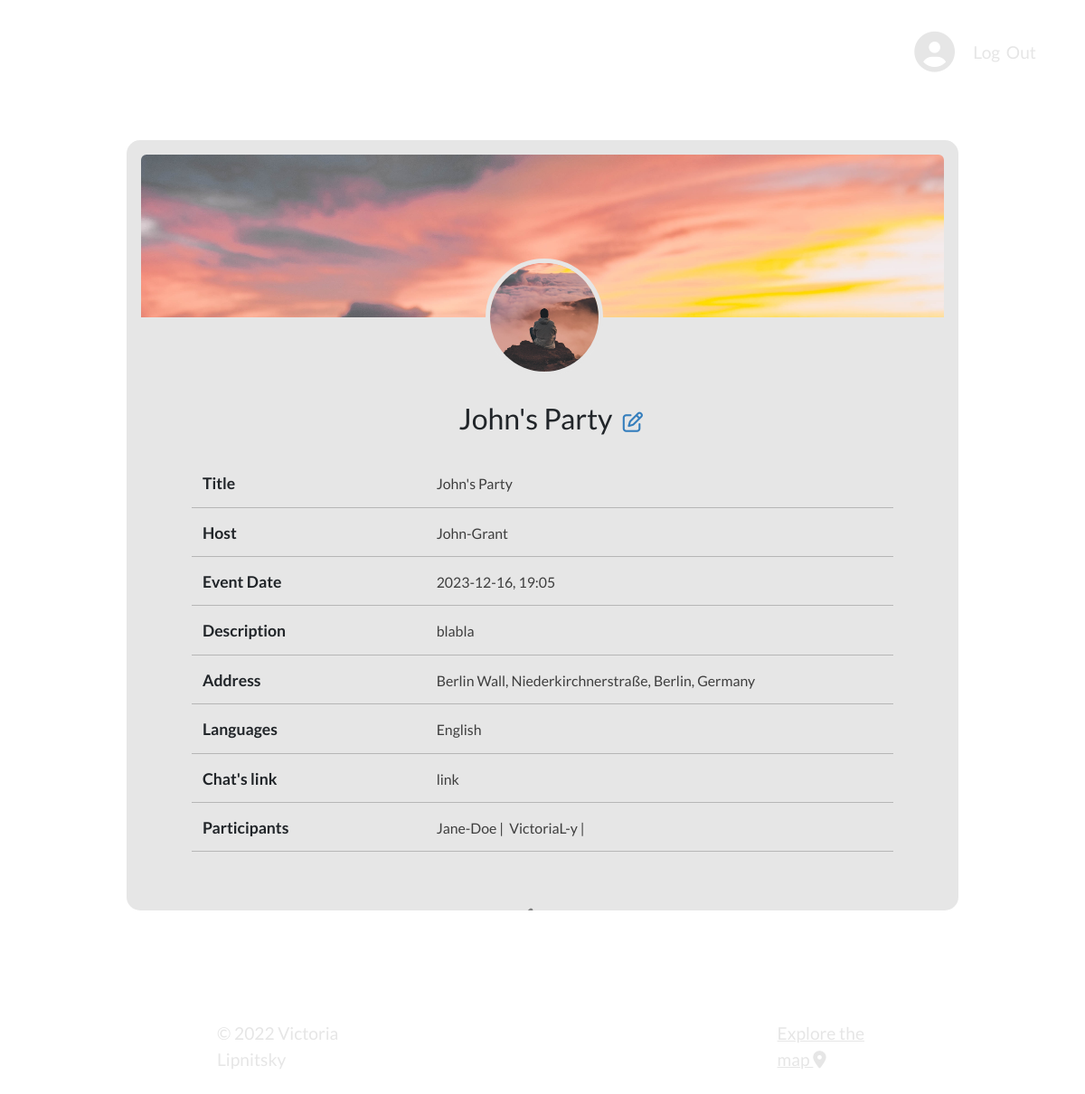
The page /party/3 (signed in) on the database its author committed.
### app/models.py (models this page shows, shortened)
class Party(db.Model):
    __tablename__ = 'party'
    id = db.Column(db.Integer, primary_key=True)
    title = db.Column(db.String(30), nullable=False)
    date_posted = db.Column(db.DateTime, nullable=False, default=datetime.utcnow)
    date_time = db.Column(db.String(30), nullable=False)
    address = db.Column(db.String(30), nullable=False)
    lng = db.Column(db.String(30), nullable=False)
    lat = db.Column(db.String(30), nullable=False)
    whatsapp_link = db.Column(db.String(30), nullable=False)
    party_languages = db.Column(db.String(30), nullable=False)
    description = db.Column(db.Text, nullable=False)
    author_id = db.Column(db.Integer, db.ForeignKey('author.id'), nullable=False)

class User(db.Model, UserMixin):
    __tablename__ = 'author'
    id = db.Column(db.Integer, primary_key=True)
    username = db.Column(db.String(20), unique=True, nullable=False)
    email = db.Column(db.String(120), unique=True, nullable=False)
    name = db.Column(db.String(20), unique=False, nullable=True, default=' ')
    surname = db.Column(db.String(20), unique=False, nullable=True, default=' ')
    phoneNumber = db.Column(db.String(15), unique=False, nullable=True, default=' ')
    location = db.Column(db.String(40), unique=False, nullable=True, default=' ')
    languages = db.Column(db.String(50), unique=False, nullable=True, default=' ')
    image_avatar_file = db.Column(db.String(20), nullable=False, default='default.jpg')
    image_bg_file = db.Column(db.String(20), nullable=False, default='default.jpg')
    password = db.Column(db.String(60), nullable=False)
    party = db.relationship('Party', backref='author', lazy=True)
    attending = db.relationship('Party', secondary=association_table, backref="followers")

### app/routes.py (the view)
@app.route("/party/<int:party_id>")
def party(party_id):
    form = PartyForm()
    party = Party.query.get_or_404(party_id)
    image_avatar_file = url_for('static', filename='profile_pics/' + current_user.image_avatar_file)
    image_bg_file = url_for('static', filename='profile_pics/' + current_user.image_bg_file)
    return render_template('party.html', title=party.title, image_avatar_file=image_avatar_file, image_bg_file=image_bg_file, party=party, form=form)

### app/models.py (called while the page is built)
@login_manager.user_loader
def load_user(user_id):
    return User.query.get(int(user_id))

### app/templates/party.html (shortened to what this page needs)
{% extends "layout.html" %}
{% block content %}
<div class="profile-container party">
    <div class="profile-backg-img px-3 pb-3">
        <img class="rounded" src="{{ image_bg_file }}">
    </div>
    <div class="media mx-4 d-flex flex-column align-items-center justify-content-center">
        <img class="rounded-circle ms-4 profile-img" src="{{ image_avatar_file }}">
        <legend class="pt-3 pb-2 text-center">
            <h2>&nbsp;&nbsp;&nbsp;{{ party.title }}  <a href="{{ url_for('update_party', party_id=party.id) }}"><i class="fa-regular fa-pen-to-square edit-profile"></i></a></h2>
        </legend>
        <div class="row px-5 py-4 container-fluid user-data party-page">
            <div class="col-4">
                <span>{{ form.title.label }}</span>
            </div>
            <div class="col-8">
                <span>{{ party.title }}</span>
            </div>
            <div class="col-4">
                <span>Host</span>
            </div>
            <div class="col-8">
                <span>{{ party.author.username }}</span>
            </div>
            <div class="col-4">
                <span>{{ form.date_time.label }}</span>
            </div>
            <div class="col-8">
                <span>{{ party.date_time }}</span>
            </div>
            <div class="col-4">
                <span>{{ form.description.label }}</span>
            </div>
            <div class="col-8">
                <span>{{ party.description }}</span>
            </div>
            <div class="col-4">
                <span>{{ form.address.label }}</span>
            </div>
            <div class="col-8">
                <span>{{ party.address }}</span>
            </div>
            <div class="col-4">
                <span>{{ form.party_languages.label }}</span>
            </div>
            <div class="col-8">
                <span>{{ party.party_languages }}</span>
            </div>
            <div class="col-4">
                <span>{{ form.whatsapp_link.label }}</span>
            </div>
            <div class="col-8">
                <span>{{ party.whatsapp_link }}</span>
            </div>
            <div class="col-4">
                <span>Participants</span>
            </div>
            <div class="col-8">
                <span>
                    {% for follower in party.followers %}
                        {{ follower.username }}&nbsp;|&nbsp;
                    {% endfor %}
                </span>
            </div>
            <div class="form-group pt-0 mt-2 d-flex align-items-center justify-content-center">
                <a href="{{ url_for('profile') }}"><i class="fa-solid fa-arrow-left back-arrow"></i></a>
            </div>
        </div>
    </div>
</div>
<div class="container-fluid p-0 d-flex justify-content-between bottomInscription">
    <p>© 2022 Victoria Lipnitsky</p>
    <a href="{{ url_for('map') }}">Explore the map <i class="fa-solid fa-location-dot"></i></a>
</div>
{% endblock %}

### app/static/main.css (style rules this page uses)
* { box-sizing: border-box; }
:root { --fonts: rgb(230, 230, 230); --theQuestion: white; --darkButton: black; --border: rgb(129, 129, 129); --windowCol: 230,230,230; --profileWidth: calc(800px + 10vw); }
body { background-image: url(https://res.cloudinary.com/devqm7qmb/image/upload/q_50/v1664734048/StudyParty.jpg); background-size: cover; background-position: center; height: 100vh; width: 100vw; padding: 0; margin: 0; font-family: 'Lato', sans-serif; }
.bottomInscription { position: absolute; bottom: 1%; }
.bottomInscription p, .bottomInscription a { padding-left: 20vw; padding-right: 20vw; color: var(--fonts); font-size: 1.2em; margin-top: 1em; margin-bottom: 1em; }
legend { margin: 0 auto; padding-top: 65px; padding-bottom: 10px; font-size: 1.4em; }
.profile-container { width: var(--profileWidth); height: fit-content; min-height: 70vh; max-height: 77vh; margin: 4.5vh auto; background-color: rgb(var(--windowCol)); font-size: 1.1em; border-radius: 15px; overflow-y: scroll; border-top: 1rem solid var(--fonts); }
.profile-container.party { height: fit-content; max-height: 77vh; }
.profile-backg-img { height: 180px; width: calc(800px + 10vw); overflow: hidden; }
.profile-backg-img img { height: auto; width: 100%; margin-right: 20px; }
.profile-img { object-fit: cover; height: 130px; width: 130px; margin-right: 20px; margin-top: -65px; margin-bottom: 12px; border: 5px solid rgb(var(--windowCol)); }
.profile-container .user-data .col-5, .profile-container .user-data .col-7, .profile-container .user-data.party-page .col-4, .profile-container .user-data.party-page .col-8 { border-bottom: 1px solid rgb(182, 182, 182); padding-bottom: 12px; margin-bottom: 15px; }
.profile-container .user-data .col-5, .profile-container .user-data.party-page .col-4 { font-weight: bold; }
.profile-container .user-data .col-7 span, .profile-container .user-data.party-page .col-8 span { font-size: 0.9em; color: rgb(62, 62, 62); }
.profile-container .user-data a { font-size: 0.8em; color: #357ebd; text-decoration: none; }
i.edit-profile { color: #357ebd; font-size: 0.7em; position: relative; padding-left: 5px; padding-top: 10px; }
form.profile-form, .profile-container.party { position: relative; }
.profile-container.party .back-arrow { color: var(--border); font-size: 2.5em; margin-left: calc(2vw - 50px); margin-top: 35px; position: absolute; }

### rows shown on the page
Party: title "John's Party", date_time "2023-12-16, 19:05", description "blabla", address "Berlin Wall, Niederkirchnerstraße, Berlin, Germany", party_languages "English", whatsapp_link "link"
User: author.username "John-Grant"
User: username "Jane-Doe"
User: username "VictoriaL-y"
